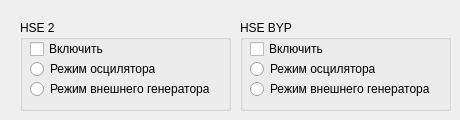
      <widget class="QWidget" name="tab_5">
       <attribute name="title">
        <string>Выбор генератора</string>
       </attribute>
       <widget class="QGroupBox" name="groupBox_11">
        <property name="geometry">
         <rect>
          <x>20</x>
          <y>20</y>
          <width>211</width>
          <height>91</height>
         </rect>
        </property>
        <property name="title">
         <string>HSE 2</string>
        </property>
        <widget class="QRadioButton" name="radioButton_8">
         <property name="geometry">
          <rect>
           <x>10</x>
           <y>60</y>
           <width>191</width>
           <height>18</height>
          </rect>
         </property>
         <property name="text">
          <string>Режим внешнего генератора</string>
         </property>
        </widget>
        <widget class="QRadioButton" name="radioButton_7">
         <property name="geometry">
          <rect>
           <x>10</x>
           <y>40</y>
           <width>131</width>
           <height>18</height>
          </rect>
         </property>
         <property name="text">
          <string>Режим осцилятора</string>
         </property>
        </widget>
        <widget class="QCheckBox" name="checkBox_29">
         <property name="geometry">
          <rect>
           <x>10</x>
           <y>20</y>
           <width>76</width>
           <height>18</height>
          </rect>
         </property>
         <property name="text">
          <string>Включить</string>
         </property>
        </widget>
       </widget>
       <widget class="QGroupBox" name="groupBox_12">
        <property name="geometry">
         <rect>
          <x>240</x>
          <y>20</y>
          <width>211</width>
          <height>91</height>
         </rect>
        </property>
        <property name="title">
         <string>HSE BYP</string>
        </property>
        <widget class="QRadioButton" name="radioButton_9">
         <property name="geometry">
          <rect>
           <x>10</x>
           <y>60</y>
           <width>191</width>
           <height>18</height>
          </rect>
         </property>
         <property name="text">
          <string>Режим внешнего генератора</string>
         </property>
        </widget>
        <widget class="QRadioButton" name="radioButton_10">
         <property name="geometry">
          <rect>
           <x>10</x>
           <y>40</y>
           <width>131</width>
           <height>18</height>
          </rect>
         </property>
         <property name="text">
          <string>Режим осцилятора</string>
         </property>
        </widget>
        <widget class="QCheckBox" name="checkBox_30">
         <property name="geometry">
          <rect>
           <x>10</x>
           <y>20</y>
           <width>76</width>
           <height>18</height>
          </rect>
         </property>
         <property name="text">
          <string>Включить</string>
         </property>
        </widget>
       </widget>
      </widget>
